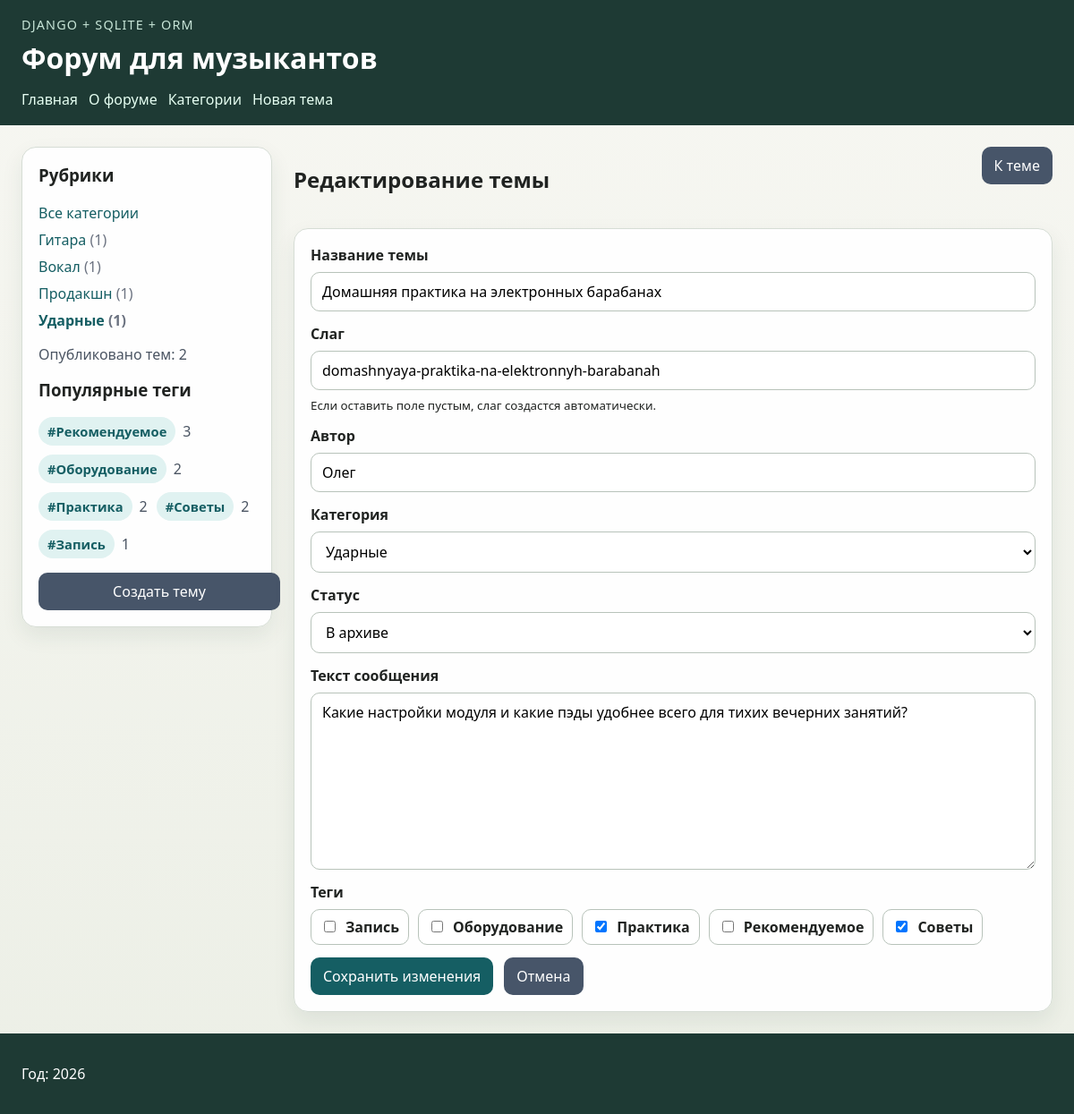
Screenshot of /discussions/domashnyaya-praktika-na-elektronnyh-barabanah/edit/ with the database file from the repository.
### musicforum/models.py (models this page shows, shortened)
class Tag(models.Model):
    name = models.CharField("Название тега", max_length=100, unique=True)
    slug = models.SlugField("Слаг", max_length=100, unique=True, allow_unicode=True)
    class Meta:
        ordering = ("name",)
        verbose_name = "тег"
        verbose_name_plural = "теги"

class Discussion(models.Model):
    Category = MusicCategory
    Status = DiscussionStatus
    CATEGORY_DESCRIPTIONS = {
        MusicCategory.GUITAR: "Выбор инструментов, усилителей, педалей и техники игры.",
        MusicCategory.VOCALS: "Постановка голоса, дыхание и сценическая подача.",
        MusicCategory.PRODUCTION: "Запись, сведение, плагины и домашние студии.",
        MusicCategory.DRUMS: "Установки, пэды, ритм и упражнения для барабанщиков.",
    }
    ORDERING_OPTIONS = [
        ("-created_at", "Сначала новые"),
        ("created_at", "Сначала старые"),
        ("title", "Название: А-Я"),
        ("-title", "Название: Я-А"),
        ("author", "Автор: А-Я"),
    ]
    title = models.CharField("Название темы", max_length=255)
    slug = models.SlugField("Слаг", max_length=255, unique=True, blank=True, allow_unicode=True)
    author = models.CharField("Автор", max_length=100)
    category = models.CharField(
        "Категория",
        max_length=20,
        choices=MusicCategory.choices,
        default=MusicCategory.GUITAR,
    )
    status = models.CharField(
        "Статус",
        max_length=20,
        choices=DiscussionStatus.choices,
        default=DiscussionStatus.PUBLISHED,
    )
    content = models.TextField("Содержание")
    created_at = models.DateTimeField("Создано", auto_now_add=True)
    updated_at = models.DateTimeField("Изменено", auto_now=True)
    tags = models.ManyToManyField(Tag, verbose_name="Теги", related_name="discussions", blank=True)
    objects = DiscussionManager()
    class Meta:
        ordering = ("-created_at", "-id")
        verbose_name = "обсуждение"
        verbose_name_plural = "обсуждения"
    @classmethod
    def get_category_catalog(cls):
        totals = cls.objects.category_totals()
        return [
            {
                "slug": value,
                "title": label,
                "description": cls.CATEGORY_DESCRIPTIONS.get(value, ""),
                "count": totals.get(value, 0),
            }
            for value, label in cls.Category.choices
        ]
    @classmethod
    def get_status_options(cls):
        return list(cls.Status.choices)
    @classmethod
    def get_ordering_options(cls):
        return cls.ORDERING_OPTIONS

### musicforum/views.py (the view)
# urls.py: path("discussions/<str:slug>/edit/", views.discussion_update, name="discussion_update"),
def discussion_update(request, slug):
    discussion_item = _get_discussion_or_404(slug)
    if request.method == "POST":
        form_data = _get_discussion_form_data(request.POST, instance=discussion_item)
        cleaned_data, form_errors = _validate_discussion_form(form_data)
        if not form_errors:
            discussion_item.title = cleaned_data["title"]
            discussion_item.slug = cleaned_data["slug"]
            discussion_item.author = cleaned_data["author"]
            discussion_item.category = cleaned_data["category"]
            discussion_item.status = cleaned_data["status"]
            discussion_item.content = cleaned_data["content"]
            discussion_item.save()
            _save_discussion_tags(discussion_item, cleaned_data["selected_tags"])
            messages.success(request, "Тема успешно обновлена.")
            return redirect(discussion_item)
    else:
        form_data = _get_discussion_form_data(instance=discussion_item)
        form_errors = {}
    context = {
        **_base_context(current_category=discussion_item.category),
        "title": "Редактирование темы",
        "form_data": form_data,
        "form_errors": form_errors,
        "discussion": discussion_item,
        "submit_label": "Сохранить изменения",
    }
    return render(request, "musicforum/discussion_form.html", context)

### musicforum/data.py (called while the page is built)
def get_menu():
    return MENU

### musicforum/models.py (called while the page is built)
    def with_status(self, status):
        if not status:
            return self
        return self.filter(status=status)

    def published(self):
        return self.with_status(DiscussionStatus.PUBLISHED)

    def category_totals(self):
        return dict(
            self.get_queryset()
            .values("category")
            .annotate(total=Count("id"))
            .values_list("category", "total")
        )

### musicforum/templatetags/musicforum_tags.py (called while the page is built)
@register.simple_tag
def forum_name():
    return "Форум для музыкантов"

@register.simple_tag
def published_discussions_total():
    return Discussion.objects.published().count()

@register.inclusion_tag("musicforum/includes/category_list.html")
def show_categories(selected_slug=""):
    return {
        "categories": Discussion.get_category_catalog(),
        "selected_slug": selected_slug,
    }

@register.inclusion_tag("musicforum/includes/popular_tags.html")
def show_popular_tags(limit=5):
    return {
        "popular_tags": Tag.objects.annotate(total=Count("discussions", distinct=True))
        .filter(total__gt=0)
        .order_by("-total", "name")[:limit]
    }

### musicforum/views.py (called while the page is built)
def _base_context(current_category=""):
    return {
        "menu": get_menu(),
        "current_category": current_category,
        "category_options": Discussion.Category.choices,
        "status_options": Discussion.get_status_options(),
        "ordering_options": Discussion.get_ordering_options(),
        "all_tags": Tag.objects.order_by("name"),
    }

def _get_discussion_queryset():
    return (
        Discussion.objects.select_related("passport")
        .prefetch_related("tags")
        .annotate(
            comment_count=Count("comments", distinct=True),
            tag_count=Count("tags", distinct=True),
        )
    )

def _get_discussion_or_404(slug):
    try:
        return (
            _get_discussion_queryset()
            .prefetch_related(
                Prefetch("comments", queryset=Comment.objects.order_by("created_at", "id"))
            )
            .get(slug=slug)
        )
    except Discussion.DoesNotExist as exc:
        raise Http404("Тема не найдена") from exc

### musicforum/templates/musicforum/discussion_form.html (shortened to what this page needs)
{% extends 'musicforum/base.html' %}
{% block content %}
    <div class="page-heading">
        <div>
            <h2>{{ title }}</h2>
        </div>
        {% if discussion %}
            <a class="button button-secondary" href="{% url 'musicforum:discussion' discussion.slug %}">К теме</a>
        {% endif %}
    </div>
    <form class="editor-form" method="post">
        <div class="form-field">
            <label for="id_title">Название темы</label>
            <input id="id_title" name="title" type="text" value="{{ form_data.title }}" placeholder="Например, Как выбрать первый синтезатор">
        </div>
        <div class="form-field">
            <label for="id_slug">Слаг</label>
            <input id="id_slug" name="slug" type="text" value="{{ form_data.slug }}" placeholder="kak-vybrat-pervyj-sintezator">
            <small>Если оставить поле пустым, слаг создастся автоматически.</small>
        </div>
        <div class="form-field">
            <label for="id_author">Автор</label>
            <input id="id_author" name="author" type="text" value="{{ form_data.author }}" placeholder="Ваше имя">
        </div>
        <div class="form-field">
            <label for="id_category">Категория</label>
            <select id="id_category" name="category">
                {% for value, label in category_options %}
                    <option value="{{ value }}"{% if form_data.category == value %} selected{% endif %}>{{ label }}</option>
                {% endfor %}
            </select>
        </div>
        <div class="form-field">
            <label for="id_status">Статус</label>
            <select id="id_status" name="status">
                {% for value, label in status_options %}
                    <option value="{{ value }}"{% if form_data.status == value %} selected{% endif %}>{{ label }}</option>
                {% endfor %}
            </select>
        </div>
        <div class="form-field">
            <label for="id_content">Текст сообщения</label>
            <textarea id="id_content" name="content" rows="8" placeholder="Опишите вопрос, опыт или проблему, которую хотите обсудить.">{{ form_data.content }}</textarea>
        </div>
        <div class="form-field">
            <span class="field-label">Теги</span>
            <div class="tag-selector">
                {% for tag in all_tags %}
                    <label class="tag-option">
                        <input type="checkbox" name="tags" value="{{ tag.id }}"{% if tag.id|stringformat:"s" in form_data.tags %} checked{% endif %}>
                        <span>{{ tag.name }}</span>
                    </label>
                {% empty %}
                    <p>Теги появятся после миграции с начальными данными.</p>
                {% endfor %}
            </div>
        </div>
        <div class="button-row">
            <button class="button" type="submit">{{ submit_label }}</button>
            <a class="button button-secondary" href="{% if discussion %}{% url 'musicforum:discussion' discussion.slug %}{% else %}{% url 'musicforum:index' %}{% endif %}">Отмена</a>
        </div>
    </form>
{% endblock %}

### musicforum/templates/musicforum/includes/popular_tags.html
{% if popular_tags %}
    <ul class="tag-cloud">
        {% for tag in popular_tags %}
            <li>
                <span class="tag-badge">#{{ tag.name }}</span>
                <span class="tag-total">{{ tag.total }}</span>
            </li>
        {% endfor %}
    </ul>
{% else %}
    <p class="sidebar-summary">Теги появятся после заполнения базы.</p>
{% endif %}

### musicforum/static/musicforum/css/styles.css (style rules this page uses)
body { margin: 0; font-family: "Segoe UI", sans-serif; background: linear-gradient(180deg, #f7f7f2 0%, #ecefe6 100%); color: #202321; }
a { color: #155e63; text-decoration: none; }
.sidebar, .discussion-list li, .category-cards li, .detail-card, .filter-form, .editor-form, .stat-card { background: rgba(255, 255, 255, 0.94); border: 1px solid #d6ddd5; border-radius: 16px; box-shadow: 0 10px 24px rgba(30, 58, 52, 0.08); }
.page-heading { display: flex; justify-content: space-between; gap: 16px; align-items: start; margin-bottom: 18px; }
.filter-form, .editor-form, .detail-card { padding: 18px; }
.editor-form { display: grid; gap: 14px; }
.form-field { display: grid; gap: 8px; }
.field-label, .filter-form label, .form-field label { font-weight: 600; }
.filter-form input, .filter-form select, .editor-form input, .editor-form select, .editor-form textarea { width: 100%; box-sizing: border-box; padding: 10px 12px; border: 1px solid #b8c3ba; border-radius: 10px; font: inherit; background: #fff; }
.card-header, .detail-header, .button-row, .detail-meta-grid, .stats-grid { display: flex; flex-wrap: wrap; gap: 12px; }
.tag-list, .tag-cloud, .comment-list { list-style: none; padding: 0; margin: 0; }
.tag-list, .tag-selector, .tag-cloud { display: flex; flex-wrap: wrap; gap: 10px; }
.tag-selector { align-items: stretch; }
.tag-option { display: inline-flex; align-items: center; gap: 8px; padding: 8px 10px; border: 1px solid #b8c3ba; border-radius: 10px; background: #fff; }
.tag-option input { width: auto; }
.tag-badge { display: inline-flex; align-items: center; padding: 6px 10px; border-radius: 999px; background: #e0f2f1; color: #155e63; font-size: 0.92rem; font-weight: 600; }
.tag-cloud li { display: flex; align-items: center; gap: 8px; }
.tag-total { color: #4b5563; }
.button { display: inline-block; padding: 10px 14px; border: none; border-radius: 10px; background: #155e63; color: #fff; font: inherit; cursor: pointer; }
.button-secondary { background: #475569; }

### rows the page displays
Tag: name "Рекомендуемое", total "3"
Tag: name "Оборудование", total "2"
Tag: name "Практика", total "2", tags "☑"
Tag: name "Советы", total "2", tags "☑"
Tag: name "Запись", total "1"
Discussion: title "Домашняя практика на электронных барабанах", slug "domashnyaya-praktika-na-elektronnyh-barabanah", author "Олег", category "Ударные", status "В архиве", content "Какие настройки модуля и какие пэды удобнее всего для тихих вечерних занятий?"

### other values shown
{{ item.title }} "Главная" "О форуме" "Категории" "Новая тема"
{{ cat.title }} "Гитара" "Вокал" "Продакшн" "Ударные"
{{ cat.count }} "1" "1" "1" "1"
{{ title }} "Редактирование темы"
{{ submit_label }} "Сохранить изменения"
